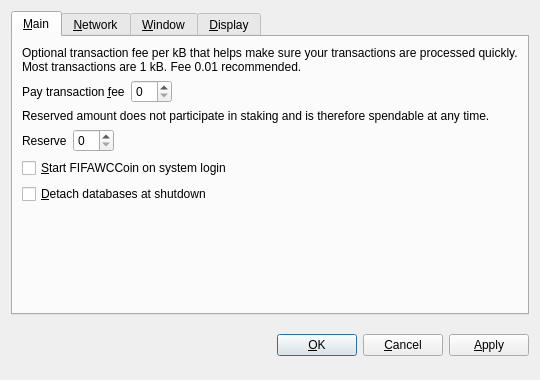
<?xml version="1.0" encoding="UTF-8"?>
<ui version="4.0">
 <class>OptionsDialog</class>
 <widget class="QDialog" name="OptionsDialog">
  <property name="geometry">
   <rect>
    <x>0</x>
    <y>0</y>
    <width>540</width>
    <height>380</height>
   </rect>
  </property>
  <property name="windowTitle">
   <string>Options</string>
  </property>
  <property name="modal">
   <bool>true</bool>
  </property>
  <layout class="QVBoxLayout" name="verticalLayout">
   <item>
    <widget class="QTabWidget" name="tabWidget">
     <property name="tabPosition">
      <enum>QTabWidget::North</enum>
     </property>
     <property name="currentIndex">
      <number>0</number>
     </property>
     <widget class="QWidget" name="tabMain">
      <attribute name="title">
       <string>&amp;Main</string>
      </attribute>
      <layout class="QVBoxLayout" name="verticalLayout_Main">
       <item>
        <widget class="QLabel" name="transactionFeeInfoLabel">
         <property name="text">
          <string>Optional transaction fee per kB that helps make sure your transactions are processed quickly. Most transactions are 1 kB. Fee 0.01 recommended.</string>
         </property>
         <property name="textFormat">
          <enum>Qt::PlainText</enum>
         </property>
         <property name="wordWrap">
          <bool>true</bool>
         </property>
        </widget>
       </item>
       <item>
        <layout class="QHBoxLayout" name="horizontalLayoutFee">
         <item>
          <widget class="QLabel" name="transactionFeeLabel">
           <property name="text">
            <string>Pay transaction &amp;fee</string>
           </property>
           <property name="textFormat">
            <enum>Qt::PlainText</enum>
           </property>
           <property name="buddy">
            <cstring>transactionFee</cstring>
           </property>
          </widget>
         </item>
         <item>
          <widget class="BitcoinAmountField" name="transactionFee"/>
         </item>
         <item>
          <spacer name="horizontalSpacerFee">
           <property name="orientation">
            <enum>Qt::Horizontal</enum>
           </property>
           <property name="sizeHint" stdset="0">
            <size>
             <width>40</width>
             <height>20</height>
            </size>
           </property>
          </spacer>
         </item>
        </layout>
       </item>
       <item>
        <widget class="QLabel" name="reserveBalanceInfoLabel">
         <property name="text">
          <string>Reserved amount does not participate in staking and is therefore spendable at any time.</string>
         </property>
         <property name="textFormat">
          <enum>Qt::PlainText</enum>
         </property>
         <property name="wordWrap">
          <bool>true</bool>
         </property>
        </widget>
       </item>
       <item>
        <layout class="QHBoxLayout" name="horizontalLayoutReserveBalance">
         <item>
          <widget class="QLabel" name="reserveBalanceLabel">
           <property name="text">
            <string>Reserve</string>
           </property>
           <property name="textFormat">
            <enum>Qt::PlainText</enum>
           </property>
           <property name="buddy">
            <cstring>reserveBalance</cstring>
           </property>
          </widget>
         </item>
         <item>
          <widget class="BitcoinAmountField" name="reserveBalance"/>
         </item>
         <item>
          <spacer name="horizontalSpacerReserveBalance">
           <property name="orientation">
            <enum>Qt::Horizontal</enum>
           </property>
           <property name="sizeHint" stdset="0">
            <size>
             <width>40</width>
             <height>20</height>
            </size>
           </property>
          </spacer>
         </item>
        </layout>
       </item>
       <item>
        <widget class="QCheckBox" name="bitcoinAtStartup">
         <property name="toolTip">
          <string>Automatically start FIFAWCCoin after logging in to the system.</string>
         </property>
         <property name="text">
          <string>&amp;Start FIFAWCCoin on system login</string>
         </property>
        </widget>
       </item>
       <item>
        <widget class="QCheckBox" name="detachDatabases">
         <property name="toolTip">
          <string>Detach block and address databases at shutdown. This means they can be moved to another data directory, but it slows down shutdown. The wallet is always detached.</string>
         </property>
         <property name="text">
          <string>&amp;Detach databases at shutdown</string>
         </property>
        </widget>
       </item>
       <item>
        <spacer name="verticalSpacer_Main">
         <property name="orientation">
          <enum>Qt::Vertical</enum>
         </property>
         <property name="sizeHint" stdset="0">
          <size>
           <width>20</width>
           <height>40</height>
          </size>
         </property>
        </spacer>
       </item>
      </layout>
     </widget>
     <widget class="QWidget" name="tabNetwork">
      <attribute name="title">
       <string>&amp;Network</string>
      </attribute>
      <layout class="QVBoxLayout" name="verticalLayout_Network">
       <item>
        <widget class="QCheckBox" name="mapPortUpnp">
         <property name="toolTip">
          <string>Automatically open the FIFAWCCoin client port on the router. This only works when your router supports UPnP and it is enabled.</string>
         </property>
         <property name="text">
          <string>Map port using &amp;UPnP</string>
         </property>
        </widget>
       </item>
       <item>
        <widget class="QCheckBox" name="connectSocks">
         <property name="toolTip">
          <string>Connect to the FIFAWCCoin network through a SOCKS proxy (e.g. when connecting through Tor).</string>
         </property>
         <property name="text">
          <string>&amp;Connect through SOCKS proxy:</string>
         </property>
        </widget>
       </item>
       <item>
        <layout class="QHBoxLayout" name="horizontalLayout_Network">
         <item>
          <widget class="QLabel" name="proxyIpLabel">
           <property name="text">
            <string>Proxy &amp;IP:</string>
           </property>
           <property name="textFormat">
            <enum>Qt::PlainText</enum>
           </property>
           <property name="buddy">
            <cstring>proxyIp</cstring>
           </property>
          </widget>
         </item>
         <item>
          <widget class="QValidatedLineEdit" name="proxyIp">
           <property name="maximumSize">
            <size>
             <width>140</width>
             <height>16777215</height>
            </size>
           </property>
           <property name="toolTip">
            <string>IP address of the proxy (e.g. 127.0.0.1)</string>
           </property>
          </widget>
         </item>
         <item>
          <widget class="QLabel" name="proxyPortLabel">
           <property name="text">
            <string>&amp;Port:</string>
           </property>
           <property name="textFormat">
            <enum>Qt::PlainText</enum>
           </property>
           <property name="buddy">
            <cstring>proxyPort</cstring>
           </property>
          </widget>
         </item>
         <item>
          <widget class="QLineEdit" name="proxyPort">
           <property name="maximumSize">
            <size>
             <width>55</width>
             <height>16777215</height>
            </size>
           </property>
           <property name="toolTip">
            <string>Port of the proxy (e.g. 9050)</string>
           </property>
          </widget>
         </item>
         <item>
          <widget class="QLabel" name="socksVersionLabel">
           <property name="text">
            <string>SOCKS &amp;Version:</string>
           </property>
           <property name="textFormat">
            <enum>Qt::PlainText</enum>
           </property>
           <property name="buddy">
            <cstring>socksVersion</cstring>
           </property>
          </widget>
         </item>
         <item>
          <widget class="QValueComboBox" name="socksVersion">
           <property name="toolTip">
            <string>SOCKS version of the proxy (e.g. 5)</string>
           </property>
          </widget>
         </item>
         <item>
          <spacer name="horizontalSpacer_Network">
           <property name="orientation">
            <enum>Qt::Horizontal</enum>
           </property>
           <property name="sizeHint" stdset="0">
            <size>
             <width>40</width>
             <height>20</height>
            </size>
           </property>
          </spacer>
         </item>
        </layout>
       </item>
       <item>
        <spacer name="verticalSpacer_Network">
         <property name="orientation">
          <enum>Qt::Vertical</enum>
         </property>
         <property name="sizeHint" stdset="0">
          <size>
           <width>20</width>
           <height>40</height>
          </size>
         </property>
        </spacer>
       </item>
      </layout>
     </widget>
     <widget class="QWidget" name="tabWindow">
      <attribute name="title">
       <string>&amp;Window</string>
      </attribute>
      <layout class="QVBoxLayout" name="verticalLayout_Window">
       <item>
        <widget class="QCheckBox" name="minimizeToTray">
         <property name="toolTip">
          <string>Show only a tray icon after minimizing the window.</string>
         </property>
         <property name="text">
          <string>&amp;Minimize to the tray instead of the taskbar</string>
         </property>
        </widget>
       </item>
       <item>
        <widget class="QCheckBox" name="minimizeOnClose">
         <property name="toolTip">
          <string>Minimize instead of exit the application when the window is closed. When this option is enabled, the application will be closed only after selecting Quit in the menu.</string>
         </property>
         <property name="text">
          <string>M&amp;inimize on close</string>
         </property>
        </widget>
       </item>
       <item>
        <spacer name="verticalSpacer_Window">
         <property name="orientation">
          <enum>Qt::Vertical</enum>
         </property>
         <property name="sizeHint" stdset="0">
          <size>
           <width>20</width>
           <height>40</height>
          </size>
         </property>
        </spacer>
       </item>
      </layout>
     </widget>
     <widget class="QWidget" name="tabDisplay">
      <attribute name="title">
       <string>&amp;Display</string>
      </attribute>
      <layout class="QVBoxLayout" name="verticalLayout_Display">
       <item>
        <layout class="QHBoxLayout" name="horizontalLayout_1_Display">
         <item>
          <widget class="QLabel" name="langLabel">
           <property name="text">
            <string>User Interface &amp;language:</string>
           </property>
           <property name="textFormat">
            <enum>Qt::PlainText</enum>
           </property>
           <property name="buddy">
            <cstring>lang</cstring>
           </property>
          </widget>
         </item>
         <item>
          <widget class="QValueComboBox" name="lang">
           <property name="toolTip">
            <string>The user interface language can be set here. This setting will take effect after restarting FIFAWCCoin.</string>
           </property>
          </widget>
         </item>
        </layout>
       </item>
       <item>
        <layout class="QHBoxLayout" name="horizontalLayout_2_Display">
         <item>
          <widget class="QLabel" name="unitLabel">
           <property name="text">
            <string>&amp;Unit to show amounts in:</string>
           </property>
           <property name="textFormat">
            <enum>Qt::PlainText</enum>
           </property>
           <property name="buddy">
            <cstring>unit</cstring>
           </property>
          </widget>
         </item>
         <item>
          <widget class="QValueComboBox" name="unit">
           <property name="toolTip">
            <string>Choose the default subdivision unit to show in the interface and when sending coins.</string>
           </property>
          </widget>
         </item>
        </layout>
       </item>
       <item>
        <widget class="QCheckBox" name="displayAddresses">
         <property name="toolTip">
          <string>Whether to show FIFAWCCoin addresses in the transaction list or not.</string>
         </property>
         <property name="text">
          <string>&amp;Display addresses in transaction list</string>
         </property>
        </widget>
       </item>
       <item>
        <widget class="QCheckBox" name="coinControlFeatures">
         <property name="toolTip">
          <string>Whether to show coin control features or not.</string>
         </property>
         <property name="text">
          <string>Display coin &amp;control features (experts only!)</string>
         </property>
        </widget>
       </item>
       <item>
        <spacer name="verticalSpacer_Display">
         <property name="orientation">
          <enum>Qt::Vertical</enum>
         </property>
         <property name="sizeHint" stdset="0">
          <size>
           <width>20</width>
           <height>40</height>
          </size>
         </property>
        </spacer>
       </item>
      </layout>
     </widget>
    </widget>
   </item>
   <item>
    <layout class="QHBoxLayout" name="horizontalLayout_Buttons">
     <item>
      <spacer name="horizontalSpacer_1">
       <property name="orientation">
        <enum>Qt::Horizontal</enum>
       </property>
       <property name="sizeHint" stdset="0">
        <size>
         <width>40</width>
         <height>48</height>
        </size>
       </property>
      </spacer>
     </item>
     <item>
      <widget class="QLabel" name="statusLabel">
       <property name="font">
        <font>
         <weight>75</weight>
         <bold>true</bold>
        </font>
       </property>
       <property name="text">
        <string/>
       </property>
       <property name="textFormat">
        <enum>Qt::PlainText</enum>
       </property>
       <property name="wordWrap">
        <bool>true</bool>
       </property>
      </widget>
     </item>
     <item>
      <spacer name="horizontalSpacer_2">
       <property name="orientation">
        <enum>Qt::Horizontal</enum>
       </property>
       <property name="sizeHint" stdset="0">
        <size>
         <width>40</width>
         <height>48</height>
        </size>
       </property>
      </spacer>
     </item>
     <item>
      <widget class="QPushButton" name="okButton">
       <property name="text">
        <string>&amp;OK</string>
       </property>
      </widget>
     </item>
     <item>
      <widget class="QPushButton" name="cancelButton">
       <property name="text">
        <string>&amp;Cancel</string>
       </property>
       <property name="autoDefault">
        <bool>false</bool>
       </property>
      </widget>
     </item>
     <item>
      <widget class="QPushButton" name="applyButton">
       <property name="text">
        <string>&amp;Apply</string>
       </property>
       <property name="autoDefault">
        <bool>false</bool>
       </property>
      </widget>
     </item>
    </layout>
   </item>
  </layout>
 </widget>
 <customwidgets>
  <customwidget>
   <class>BitcoinAmountField</class>
   <extends>QSpinBox</extends>
   <header>bitcoinamountfield.h</header>
  </customwidget>
  <customwidget>
   <class>QValueComboBox</class>
   <extends>QComboBox</extends>
   <header>qvaluecombobox.h</header>
  </customwidget>
  <customwidget>
   <class>QValidatedLineEdit</class>
   <extends>QLineEdit</extends>
   <header>qvalidatedlineedit.h</header>
  </customwidget>
 </customwidgets>
 <resources/>
 <connections/>
</ui>
